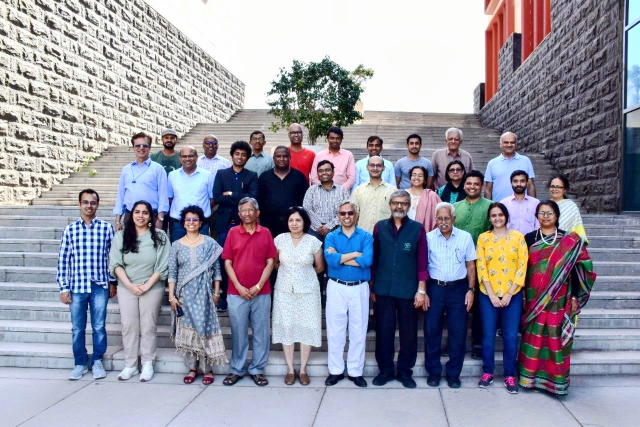
#> input picture Plaksha_Faculty.jpg, 1280 x 854 px, found by its file name (shown at 1/2 size)
$ jupyter execute SurajDayma_Lab05.ipynb
#> lines starting #> are read from the running program, lines starting #| are printed output that depends on the picture; after the words box and inside, x2 and y2 are one past the last pixel; in counts of white or black regions, pixels touching at a corner belong together
#### Instructions
###### Follow the instructions given in comments prefixed with ## and write your code below that.
###### Also fill the partial code in given blanks.
###### Don't make any changes to the rest part of the codes

### Answer the questions given at the end of this notebook within your report.

### You would need to submit your GitHub repository link. Refer to the Section 6: Final Submission on the PDF document for the details.

[cell 1]
import cv2
import numpy as np
import matplotlib.pyplot as plt
from sklearn.cluster import KMeans
from scipy.spatial import distance
from matplotlib.offsetbox import OffsetImage, AnnotationBbox

[cell 2]
# Reading the image Plaksha_Faculty.jpg
img = cv2.imread("/kaggle/input/mlpr-lab05-images/Plaksha_Faculty.jpg")
#> img is the input picture: shape (854, 1280, 3); mean B, G, R 162.4, 149, 149.2

# Convert the image to grayscale
gray_img = cv2.cvtColor(img, cv2.COLOR_BGR2GRAY)
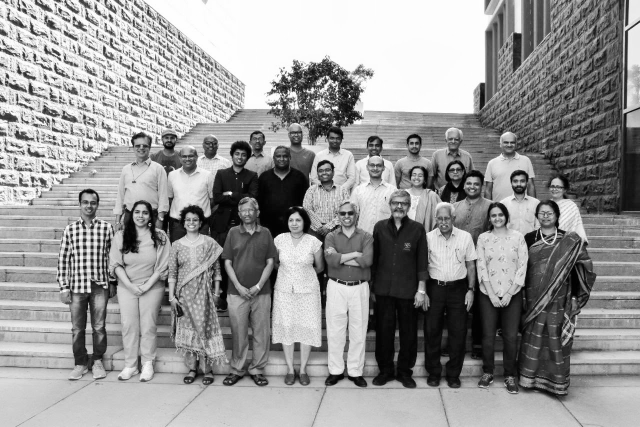
#> gray_img: shape (854, 1280) (shown at 1/2 size); min 0, max 255, mean 150.6

# Loading the required haar-cascade xml classifier file
face_cascade = cv2.CascadeClassifier(cv2.data.haarcascades + "haarcascade_frontalface_default.xml")

# Applying the face detection method on the grayscale image.
# Change the parameters for better detection of faces in your case.
faces_rect = face_cascade.detectMultiScale(gray_img, 1.05, 4, minSize=(25, 25), maxSize=(50, 50))
#> faces_rect = 30 rows, first 6: [322, 263, 33, 33], [654, 265, 31, 31], [500, 266, 30, 30], [892, 267, 31, 31], [409, 277, 28, 28], [812, 274, 34, 34]

# Define the text and font parameters
text = "Face Detected"  # The text you want to write
font = cv2.FONT_HERSHEY_SIMPLEX  # Font type
font_scale = 0.5  # Font scale factor
font_color = (0, 0, 255)  # Text color in BGR format (here, it's red)
font_thickness = 1  # Thickness of the text

# Iterating through rectangles of detected faces
for (x, y, w, h) in faces_rect:
    cv2.rectangle(img, (x, y), (x + w, y + h), (0, 0, 255), 2)
    # Use cv2.putText to add the text to the image
    cv2.putText(img, text, (x, y - 10), font, font_scale, font_color, font_thickness)
#> this loop made 30 passes
#> (x, y, w, h) on passes 1 to 12: (322, 263, 33, 33), (654, 265, 31, 31), (500, 266, 30, 30), (892, 267, 31, 31), (409, 277, 28, 28), (812, 274, 34, 34), (464, 296, 33, 33), (632, 328, 34, 34), (819, 337, 33, 33), (570, 426, 39, 39), (576, 253, 32, 32), (1003, 273, 32, 32)
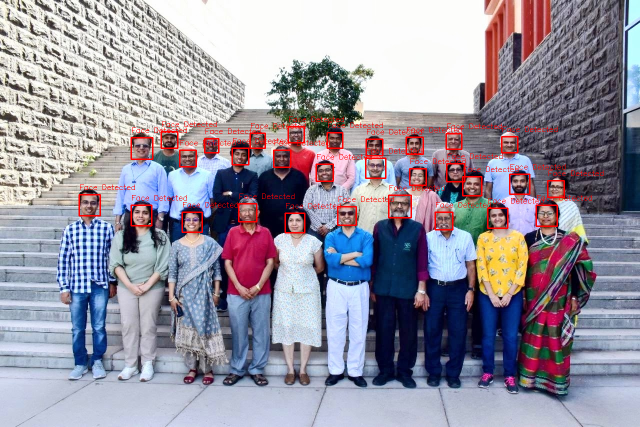
#> img: shape (854, 1280, 3) (shown at 1/2 size); 1.85% of pixels changed, all inside (x1, y1, x2, y2) = (157, 233, 1207, 467)

# Display the image and window title should be "Total number of face detected are #"
# cv2.imshow(f"Total number of faces detected are {len(faces_rect)}", img)
# cv2.waitKey(0)
# cv2.destroyAllWindows()

plt.figure(figsize=(10, 7))
plt.imshow(cv2.cvtColor(img, cv2.COLOR_BGR2RGB))
plt.title(f"Total number of faces detected are {len(faces_rect)}")
plt.axis('off')
plt.show()

[cell 3]
from matplotlib.offsetbox import OffsetImage, AnnotationBbox
# Extract face region features (Hue and Saturation)
img_hsv = cv2.cvtColor(img, cv2.COLOR_BGR2HSV) ## call the img and convert it from BGR to HSV and store in img_hsv
#> img_hsv: shape (854, 1280, 3); mean H, S, V 85.4, 71.4, 173.9
hue_saturation = []
face_images = []  # To store detected face images

for (x, y, w, h) in faces_rect:
    face = img_hsv[y:y + h, x:x + w]
    hue = np.mean(face[:, :, 0])
    saturation = np.mean(face[:, :, 1])
    hue_saturation.append((hue, saturation))
    face_images.append(face)
#> this loop made 30 passes
#> (x, y, w, h, hue, saturation) on passes 1 to 12: (322, 263, 33, 33, 57.92, 125), (654, 265, 31, 31, 50.31, 135.9), (500, 266, 30, 30, 31.43, 128.1), (892, 267, 31, 31, 81.31, 108.2), (409, 277, 28, 28, 95.74, 135.4), (812, 274, 34, 34, 56.97, 128.3), (464, 296, 33, 33, 42.56, 134.3), (632, 328, 34, 34, 81.22, 114.8), (819, 337, 33, 33, 36.69, 114.4), (570, 426, 39, 39, 55.81, 115.3), (576, 253, 32, 32, 75.87, 105.9), (1003, 273, 32, 32, 51.71, 106.9)
#> after the loop, face_images = 30 items; hue_saturation = 30 pairs, first value 23.05 to 120.8, second value 83.38 to 135.9

hue_saturation = np.array(hue_saturation)

## Perform k-Means clustering on hue_saturation and store in kmeans
kmeans = KMeans(n_clusters=3, random_state=42, n_init=10).fit(hue_saturation)
#centroids = kmeans.cluster_centers_
#labels = kmeans.labels_

# Create a figure and axis
fig, ax = plt.subplots(figsize=(12, 6))

# Plot the clustered faces with custom markers
for i, (x,y,w,h ) in enumerate(faces_rect):
    im = OffsetImage(cv2.cvtColor(cv2.resize(face_images[i], (20, 20)), cv2.COLOR_HSV2RGB))
    ab = AnnotationBbox(im, (hue_saturation[i, 0], hue_saturation[i, 1]), frameon=False, pad=0)
    ax.add_artist(ab)
    plt.plot(hue_saturation[i, 0], hue_saturation[i, 1])


## Put x label
## Put y label
## Put title
## Put grid
## show the plot
plt.xlabel("Hue")  # X-axis label
plt.ylabel("Saturation")  # Y-axis label
plt.title("Clustering of Face Regions Based on Hue and Saturation")  # Title
plt.grid(True)  # Show grid
plt.show()  # Display the plot
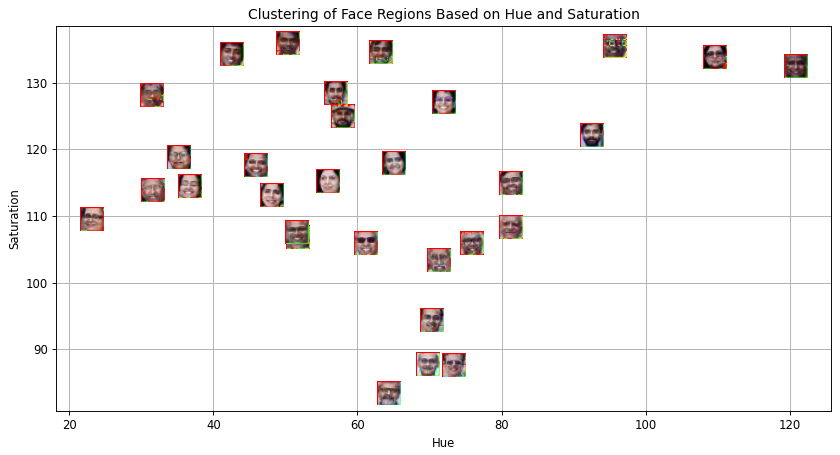
#> figure drawn by matplotlib, 1 panel

[cell 4]
# Create an empty list to store legend labels
legend_labels = []

# Create lists to store points for each cluster
cluster_0_points = []
cluster_1_points = []

# Your code for scatter plot goes here
fig, ax = plt.subplots(figsize=(12, 6))
for i, (x, y, w, h) in enumerate(faces_rect):
    if kmeans.labels_[i] == 0:
        cluster_0_points.append((hue_saturation[i, 0], hue_saturation[i, 1]))
    else:
        cluster_1_points.append((hue_saturation[i, 0], hue_saturation[i, 1]))
#> after the loop, cluster_0_points = [(57.92, 125), (50.31, 135.9), (31.43, 128.1), (56.97, 128.3), (42.56, 134.3), (36.69, 114.4), (55.81, 115.3), (51.71, 106.9), (63.22, 134.6), (45.8, 117.5), (23.05, 109.4), (31.55, 113.9), (48.03, 113.2), (51.53, 107.6), (35.11, 118.8)]; cluster_1_points = [(81.31, 108.2), (95.74, 135.4), (81.22, 114.8), (75.87, 105.9), (120.8, 132.5), (109.6, 133.8), (72, 127.1), (69.76, 87.69), (92.49, 122), (61.16, 106), (65.06, 117.9), (70.27, 94.28), (71.27, 103.4), (73.39, 87.63), (64.28, 83.38)]


cluster_0_points = np.array(cluster_0_points)
#> cluster_0_points = 15 rows, first 8: [57.92, 125], [50.31, 135.9], [31.43, 128.1], [56.97, 128.3], [42.56, 134.3], [36.69, 114.4], [55.81, 115.3], [51.71, 106.9]
# Plot points for cluster 0 in green
plt.scatter(cluster_0_points[:, 0], cluster_0_points[:, 1], color='green', label='Cluster 0')


cluster_1_points = np.array(cluster_1_points)
#> cluster_1_points = 15 rows, first 8: [81.31, 108.2], [95.74, 135.4], [81.22, 114.8], [75.87, 105.9], [120.8, 132.5], [109.6, 133.8], [72, 127.1], [69.76, 87.69]
# Plot points for cluster 1 in blue
plt.scatter(cluster_1_points[:, 0], cluster_1_points[:, 1], color='blue', label='Cluster 1')

# Calculate and plot centroids
centroid_0 = kmeans.cluster_centers_[0]
#> centroid_0 = [45.45, 120.2]
centroid_1 = kmeans.cluster_centers_[1]
#> centroid_1 = [104.7, 130.9]

# Plot both the centroid for cluster 0 and cluster 1
plt.scatter(centroid_0[0], centroid_0[1], color='darkgreen', marker='X', s=200, label='Centroid 0')
plt.scatter(centroid_1[0], centroid_1[1], color='darkblue', marker='X', s=200, label='Centroid 1')

# Put x label
plt.xlabel("Hue")
# Put y label
plt.ylabel("Saturation")
# Put title
plt.title("Clustered Face Regions Based on Hue and Saturation")
# Add a legend
plt.legend()
# Add grid
plt.grid(True)
# Show the plot
plt.show()
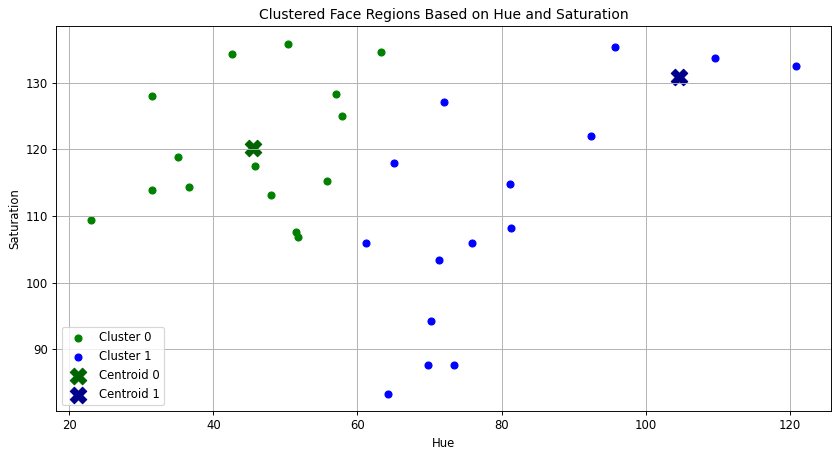
#> figure drawn by matplotlib, 1 panel

[cell 5]
## Read the class of the template image 'Dr_Shashi_Tharoor.jpg' using cv2 and store it in template_img
template_img = cv2.imread('/kaggle/input/mlpr-lab05-images/Dr_Shashi_Tharoor.jpg')
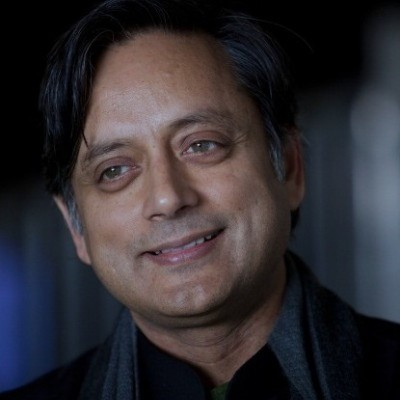
#> input picture Dr_Shashi_Tharoor.jpg, 400 x 400 px, found by its file name
#> template_img is the input picture: shape (400, 400, 3); mean B, G, R 49.8, 45.4, 49.1
# Detect face  in the template image after converting it to gray and store it in template_faces
template_gray = cv2.cvtColor(template_img, cv2.COLOR_BGR2GRAY)
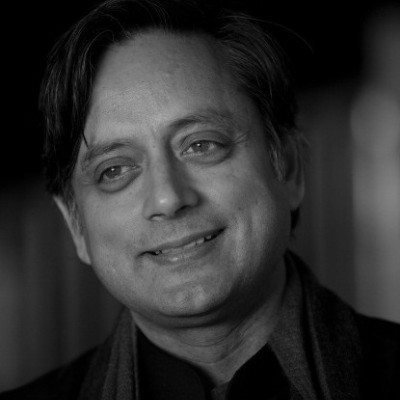
#> template_gray: shape (400, 400); min 0, max 188, mean 47
template_faces = face_cascade.detectMultiScale(template_gray, 1.05, 4, minSize=(25, 25), maxSize=(50, 50))
#> template_faces = ()

# Draw rectangles around the detected faces
for (x, y, w, h) in template_faces:
    cv2.rectangle(template_img, (x, y), (x + w, y + h), (0, 255, 0), 3)
#> this loop made 0 passes

# cv2.imshow("Detected Face in Template Image", template_img)
# cv2.waitKey(0)
# cv2.destroyAllWindows()

plt.imshow(cv2.cvtColor(template_img, cv2.COLOR_BGR2RGB))
plt.title("Detected Faces in Template Image")
plt.axis('off')
plt.show()

[cell 6]
# Convert the template image to HSV color space and store it in template_hsv
template_hsv = cv2.cvtColor(template_img, cv2.COLOR_BGR2HSV)
#> template_hsv: shape (400, 400, 3); mean H, S, V 66.8, 85.4, 57.9

# Extract hue and saturation features from the template image as we did it for detected faces.
template_hue = np.mean(template_hsv[:, :, 0])
#> template_hue = 66.78
template_saturation = np.mean(template_hsv[:, :, 1])
#> template_saturation = 85.39

# Predict the cluster label for the template image and store it in template_label
template_label = kmeans.predict([[template_hue, template_saturation]])[0]
#> template_label = 2

# Create a figure and axis for visualization
fig, ax = plt.subplots(figsize=(12, 6))

# Plot the clustered faces with custom markers (similar to previous code)
for i, (x, y, w, h) in enumerate(faces_rect):
    color = 'red' if kmeans.labels_[i] == 0 else 'blue'
    im = OffsetImage(cv2.cvtColor(cv2.resize(face_images[i], (20, 20)), cv2.COLOR_HSV2RGB))
    ab = AnnotationBbox(im, (hue_saturation[i, 0], hue_saturation[i, 1]), frameon=False, pad=0)
    ax.add_artist(ab)
    plt.plot(hue_saturation[i, 0], hue_saturation[i, 1], 'o', markersize=5, color=color)
#> this loop made 30 passes

# Plot the template image in the respective cluster
color = 'red' if template_label == 0 else 'blue'
im = OffsetImage(cv2.cvtColor(cv2.resize(template_img, (20, 20)), cv2.COLOR_BGR2RGB))
ab = AnnotationBbox(im, (template_hue, template_saturation), frameon=False, pad=0)
ax.add_artist(ab)

# Put x label
plt.xlabel("Hue")

# Put y label
plt.ylabel("Saturation")

# Put title
plt.title("Template Image Classification Based on Hue and Saturation")

# Add grid
plt.grid(True)

# Show plot
plt.show()

[cell 7]
# Create an empty list to store legend labels
legend_labels = []

# Create lists to store points for each cluster
cluster_0_points = []
cluster_1_points = []

# Your code for scatter plot goes here
fig, ax = plt.subplots(figsize=(12, 6))
for i, (x, y, w, h) in enumerate(faces_rect):
    if kmeans.labels_[i] == 0:
        cluster_0_points.append((hue_saturation[i, 0], hue_saturation[i, 1]))
    else:
        cluster_1_points.append((hue_saturation[i, 0], hue_saturation[i, 1]))
#> after the loop, cluster_0_points = [(57.92, 125), (50.31, 135.9), (31.43, 128.1), (56.97, 128.3), (42.56, 134.3), (36.69, 114.4), (55.81, 115.3), (51.71, 106.9), (63.22, 134.6), (45.8, 117.5), (23.05, 109.4), (31.55, 113.9), (48.03, 113.2), (51.53, 107.6), (35.11, 118.8)]; cluster_1_points = [(81.31, 108.2), (95.74, 135.4), (81.22, 114.8), (75.87, 105.9), (120.8, 132.5), (109.6, 133.8), (72, 127.1), (69.76, 87.69), (92.49, 122), (61.16, 106), (65.06, 117.9), (70.27, 94.28), (71.27, 103.4), (73.39, 87.63), (64.28, 83.38)]

# Plot points for cluster 0 in green
cluster_0_points = np.array(cluster_0_points)
#> cluster_0_points = 15 rows, first 8: [57.92, 125], [50.31, 135.9], [31.43, 128.1], [56.97, 128.3], [42.56, 134.3], [36.69, 114.4], [55.81, 115.3], [51.71, 106.9]
plt.scatter(cluster_0_points[:, 0], cluster_0_points[:, 1], color='green', label='Cluster 0')

# Plot points for cluster 1 in blue
cluster_1_points = np.array(cluster_1_points)
#> cluster_1_points = 15 rows, first 8: [81.31, 108.2], [95.74, 135.4], [81.22, 114.8], [75.87, 105.9], [120.8, 132.5], [109.6, 133.8], [72, 127.1], [69.76, 87.69]
plt.scatter(cluster_1_points[:, 0], cluster_1_points[:, 1], color='blue', label='Cluster 1')

# Calculate and plot centroids for both the clusters
centroid_0 = kmeans.cluster_centers_[0]
centroid_1 = kmeans.cluster_centers_[1]
plt.scatter(centroid_0[0], centroid_0[1], color='darkgreen', marker='X', s=200, label='Centroid 0')  ## plot for centroid 0
plt.scatter(centroid_1[0], centroid_1[1], color='darkblue', marker='X', s=200, label='Centroid 1')  ## plot for centroid 1

plt.plot(template_hue, template_saturation, marker='o', c='violet', markersize=10, label='Class ?')

# Put x label
plt.xlabel("Hue")

# Put y label
plt.ylabel("Saturation")

# Put title
plt.title("Clustering of Faces Based on Hue and Saturation")

# Add a legend
plt.legend()

# Add grid
plt.grid(True)

# Show the plot
plt.show()

                                            ## End of the lab 5 ##

## Report:
## Answer the following questions within your report:

#### 1. What are the common distance metrics used in distance-based classification algorithms?
- Euclidean
- Mahalanobis
- Manhattan
- Chebyshev
- Minkowski
- Cosine
- Hamming

#### 2. What are some real-world applications of distance-based classification algorithms?
- Face recognition
- Image classification
- Spam filtering
- Autonomous Driving
- Weather forecasting

#### 3. Explain various distance metrics.
- Euclidean: Calculates the straight-line distance between two points.
- Mahalanobis: Measures distance while accounting for the correlation between variables.
- Manhattan: Sums the absolute differences across each coordinate dimension.
- Chebyshev: Uses the maximum absolute difference among the coordinates.
- Minkowski: Generalizes Euclidean and Manhattan distances with a variable exponent.
- Cosine: Measures the cosine of the angle between two vectors to assess similarity.
- Hamming: Counts the number of positions with differing values between two binary strings.

#### 4. What is the role of cross validation in model performance?
- Training and Validation set is usually randomly broken N (usually 10) times to validate the ML model again and again before testing it on the Test set.

#### 5. Explain variance and bias in terms of KNN?
- A high value of K increases bias.
- A low value of K increases variance.

[cell 8]
import wandb
wandb.login(key='') # key hidden before committing

[cell 9]
wandb.init(project='distance_classification_project')

wandb.log({"Number of Faces Detected": len(faces_rect)})
wandb.log({"Detected Faces Image": wandb.Image(img)})

wandb.log({"Cluster 0 Size": sum(kmeans.labels_ == 0)})
wandb.log({"Cluster 1 Size": sum(kmeans.labels_ == 1)})
wandb.log({"Cluster Centers": kmeans.cluster_centers_})

fig, ax = plt.subplots(figsize=(12, 6))
for i, (x, y, w, h) in enumerate(faces_rect):
    color = 'red' if kmeans.labels_[i] == 0 else 'blue'
    plt.scatter(hue_saturation[i, 0], hue_saturation[i, 1], c=color)

wandb.log({"Clustering Plot": wandb.Image(fig)})
plt.close(fig)
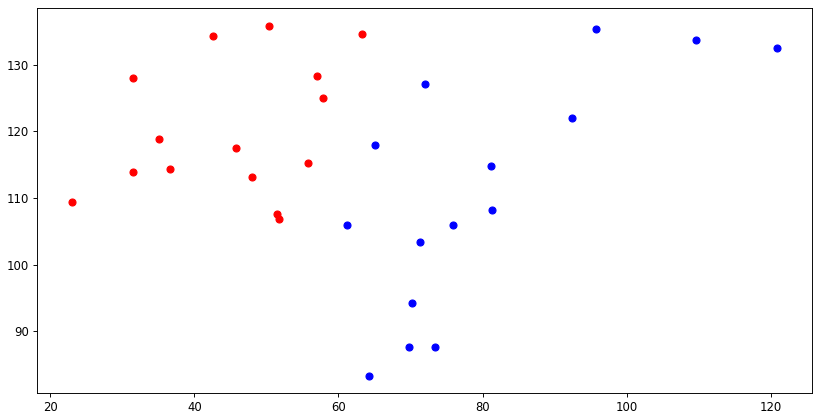
#> figure drawn by matplotlib, 1 panel

wandb.log({"Template Hue": template_hue})
wandb.log({"Template Saturation": template_saturation})
wandb.log({"Template Cluster Label": template_label})
wandb.log({"Template Image": wandb.Image(template_img)})

fig, ax = plt.subplots(figsize=(12, 6))
plt.scatter(cluster_0_points[:, 0], cluster_0_points[:, 1], c='green', label="Cluster 0")
plt.scatter(cluster_1_points[:, 0], cluster_1_points[:, 1], c='blue', label="Cluster 1")
plt.scatter(centroid_0[0], centroid_0[1], c='black', marker='X', s=100, label="Centroid 0")
plt.scatter(centroid_1[0], centroid_1[1], c='black', marker='X', s=100, label="Centroid 1")
plt.scatter(template_hue, template_saturation, c='violet', marker='o', s=100, label="Template")

wandb.log({"Final Classification Plot": wandb.Image(fig)})
plt.close(fig)

wandb.finish()
